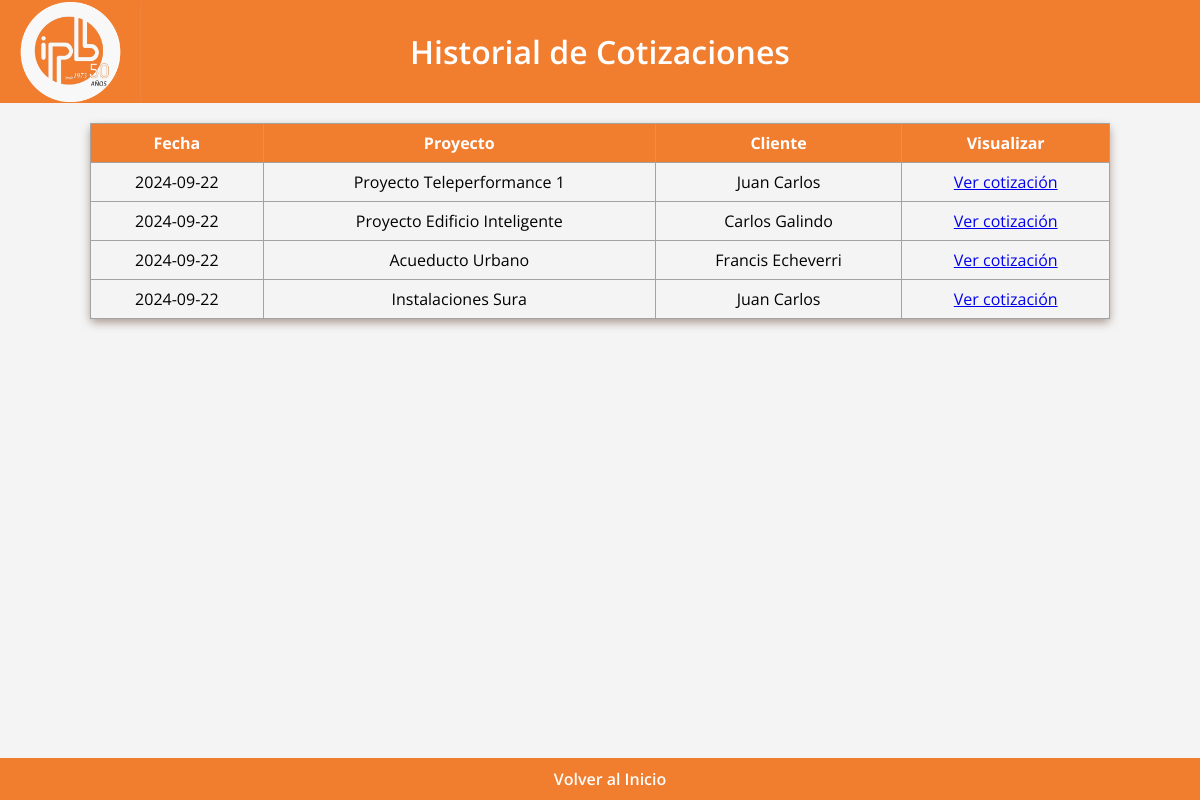
The page /lista_cotizaciones on the database as committed earlier.
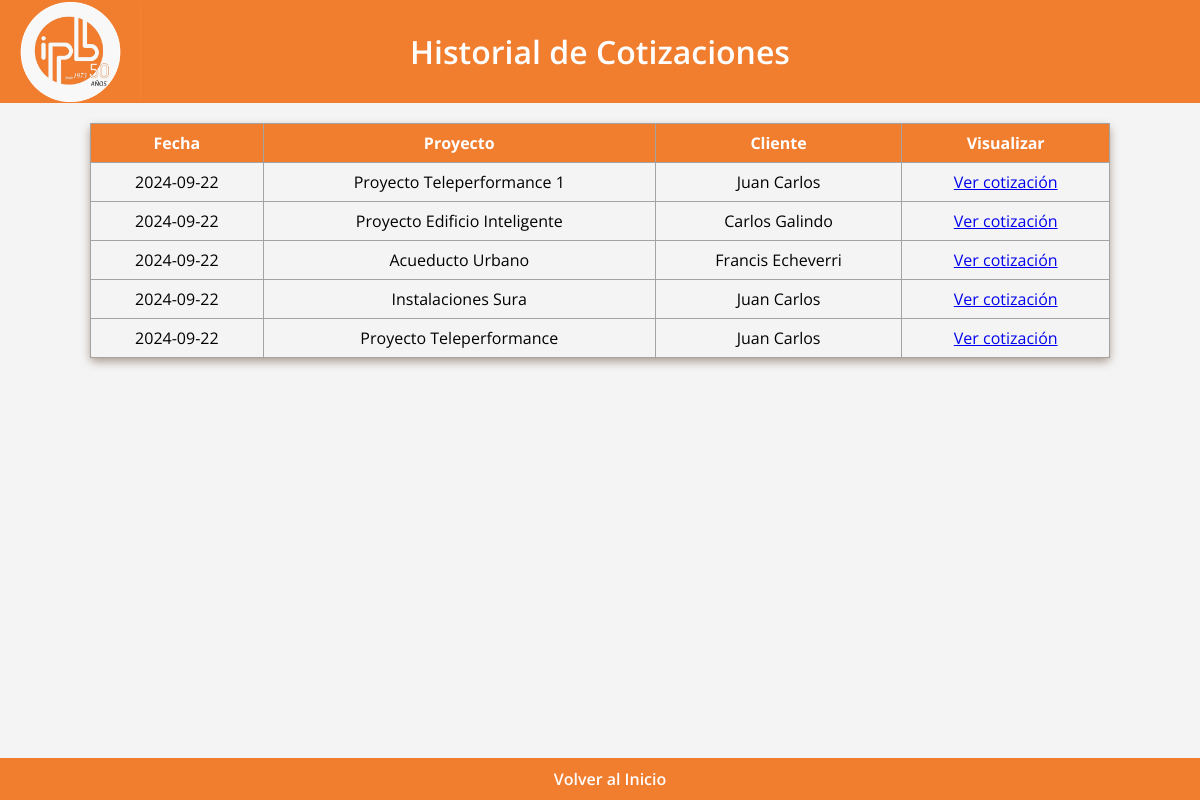
The same page on the database as committed later.
### app.py (models this page shows, shortened)
class Cotizacion(db.Model):
    id = db.Column(db.Integer, primary_key=True)
    fecha = db.Column(db.Date, default=lambda: datetime.now(pytz.timezone('America/Bogota')).date())
    ciudad = db.Column(db.String(100), nullable=False)
    empresa = db.Column(db.String(100), nullable=False)
    proyecto = db.Column(db.String(100), nullable=False)
    plazo = db.Column(db.String(100), nullable=False)
    entrega = db.Column(db.String(100), nullable=False)
    anticipo = db.Column(db.Integer, nullable=False)
    p_acta = db.Column(db.Integer, nullable=False)
    f_acta = db.Column(db.Integer, nullable=False)
    consecutivo = db.Column(db.Integer, nullable=False)
    version_padre_id = db.Column(db.Integer, db.ForeignKey('cotizacion.id'), nullable=True)
    versiones = db.relationship('Cotizacion', backref=db.backref('version_padre', remote_side=[id]), lazy=True)
    productos_detalle = db.relationship('CotizacionProducto', backref='cotizacion', lazy=True)
    cliente_id = db.Column(db.Integer, db.ForeignKey('cliente.id'), nullable=False)
    cliente = db.relationship('Cliente', backref=db.backref('cotizaciones', lazy=True))
    servicio = db.Column(db.String(1000), nullable=False, default="v")

class Cliente(db.Model):
    id = db.Column(db.Integer, primary_key=True)
    nombre = db.Column(db.String(100), nullable=False)
    celular = db.Column(db.Integer, nullable=False)
    email = db.Column(db.String(100), nullable=False)
    """
    cotizacion_id = db.Column(db.Integer, db.ForeignKey('cotizacion.id'))
    cotizaciones = db.relationship('Cotizacion', back_populates='clienten', order_by='Cotizacion.id')
    """

### app.py (the view)
@app.route('/lista_cotizaciones')
def listar_cotizaciones():
    cotizaciones = Cotizacion.query.all()
    return render_template('lista_cotizaciones.html', cotizaciones=cotizaciones)

### templates/lista_cotizaciones.html (shortened to what this page needs)
<!DOCTYPE html>
<html lang="en">
<head>
    <link rel="stylesheet" href="{{ url_for('static', filename='styleListaCotizaciones.css') }}">
</head>
<body>
    <header>
        <img src="static/logobonito.png" alt="Logo de IPB SAS" class="logobonito">
        <h1>Historial de Cotizaciones</h1>
    </header>
    <table id="myTable" border="1" class="cotizaciones">
        <thead>
            <tr>
                <th>Fecha</th>
                <th>Proyecto</th>
                <th>Cliente</th>
                <th>Visualizar</th>
            </tr>
        </thead>
        <tbody>
            {% for cotizacion in cotizaciones%}
            <tr>
                <td>{{ cotizacion.fecha }}</td>
                <td>{{ cotizacion.proyecto }}</td>
                <td>{{ cotizacion.cliente.nombre }}</td>
                <td><a href="/versiones_cotizacion/{{cotizacion.id}}"class="btn-ver-cotizacion">Ver cotización</a></td>
            </tr>
            {% endfor %}
        </tbody>
    </table>
    <footer>
        <a href="/" class="support-link">Volver al Inicio</a>
    </footer>
</body>
</html>

### static/styleListaCotizaciones.css (style rules this page uses)
html, body { height: 100%; margin: 0; }
body { display: flex; flex-direction: column; font-family: 'Open Sans', Arial, sans-serif; padding: 0; box-sizing: border-box; background-color: #f4f4f4; }
header .logobonito { height: 100px; width: auto; position: absolute; top: 50%; left: 0; transform: translateY(-50%); }
header { background-color: #f17d2f; color: white; padding: 30px; text-align: center; position: relative; }
h1 { margin: 0; font-weight: 600; }
table { width: 85%; margin: 20px auto; border-collapse: collapse; border: 1px solid #a3a3a3; border-radius: 5px; box-shadow: 0 4px 8px #6b4e3a80; }
th, td { padding: 8px; text-align: center; border-bottom: 1px solid #a3a3a3; }
th { background-color: #f17d2f; color: white; }
footer { background-color: #f17d2f; color: white; padding: 10px; text-align: center; position: fixed; width: 100%; bottom: 0; }
.support-link { color: white; text-decoration: none; font-weight: 600; }

Rows that differ between the two databases and show on the page:
added Cotizacion: fecha "2024-09-22", proyecto "Proyecto Teleperformance", cliente.nombre "Juan Carlos"
